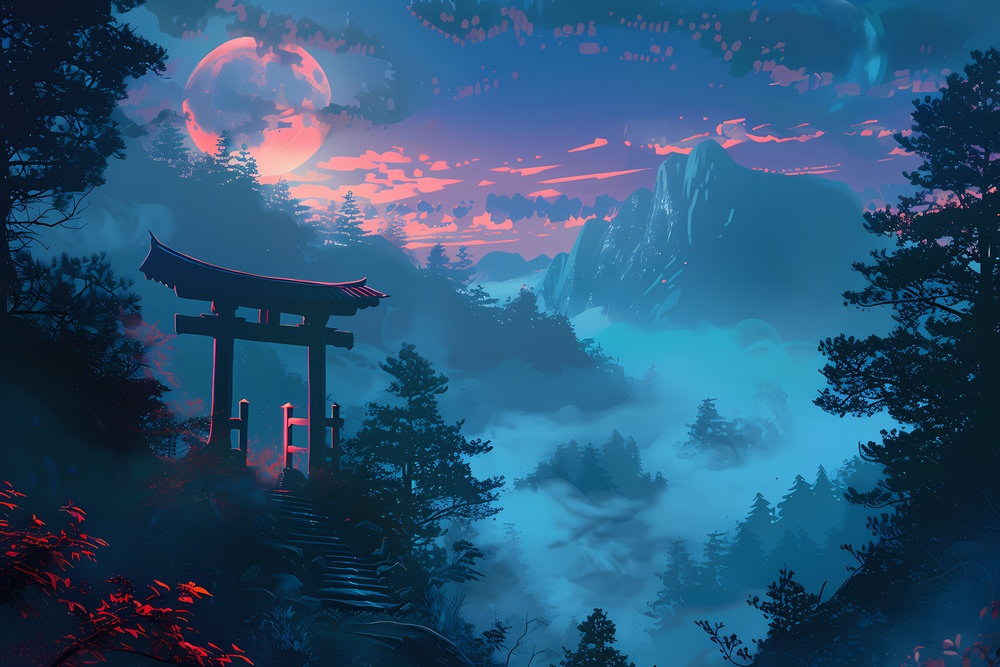
#> input picture Lab Experiments/image.jpg, 1000 x 667 px, shrunk from 5376 x 3584 before the run
$ python 'exp 11.py'
#> lines starting #> are read from the running program, lines starting #| are printed output that depends on the picture

import cv2

img = cv2.imread(r"image.jpg")
#> img is the input picture: shape (667, 1000, 3); mean B, G, R 117.6, 84.1, 42.4

if img is not None:
    rotated = cv2.rotate(img, cv2.ROTATE_180)
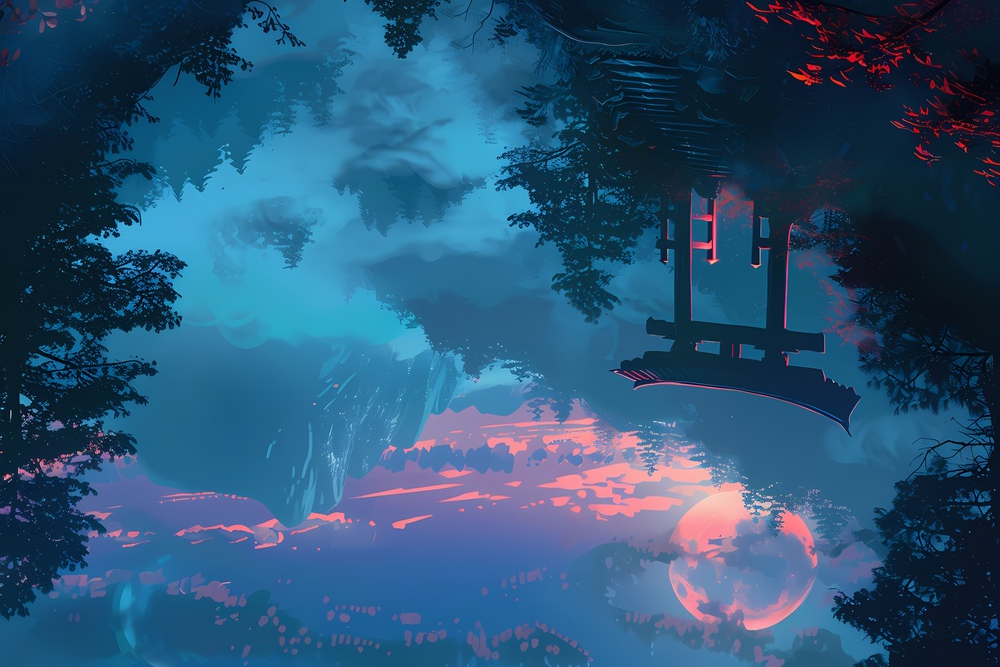
#> rotated: shape (667, 1000, 3); mean B, G, R 117.6, 84.1, 42.4

    cv2.imshow("Original Image", img)
    cv2.imshow("180 Degree Rotation", rotated)

    cv2.waitKey(0)
    cv2.destroyAllWindows()
else:
    print("Image not found!")
